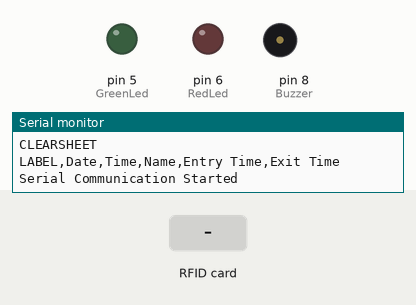
Simulated run of this sketch. Board: Arduino Uno, built with avr-gcc and run on an emulated ATmega328P. Parts: output pins drawn as LEDs (lit = HIGH), buzzer (waves = sounding, pin HIGH), the last lines printed to the serial monitor. The test bench sets the inputs (shaded band). Pins used as bus, display or sensor lines are not drawn.

Above: at 1.2 s.
1.3 s: RFID card DB 6E F6 03 held to the reader
At 1.6 s:
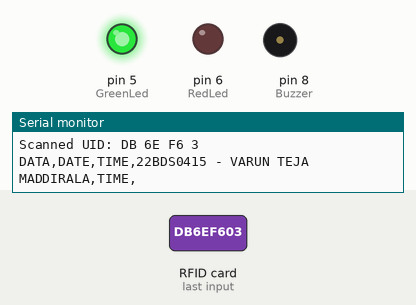
3.8 s: RFID card 5E 7A 19 C4 held to the reader
At 5.1 s:
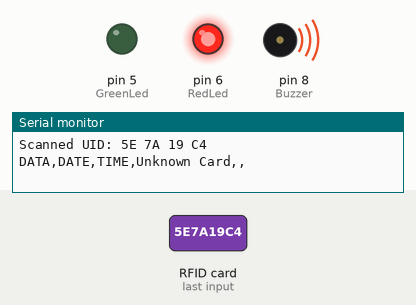
6.8 s: RFID card 4E 4B CB 01 held to the reader
At 9.0 s:
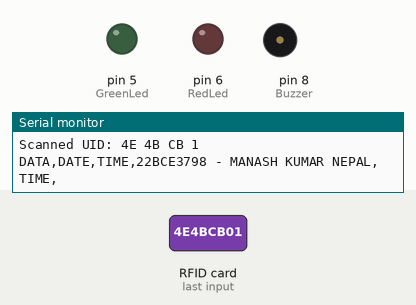
Timing chart, 0 to 10.5 s (numbered marks = the images above; inputs shaded):
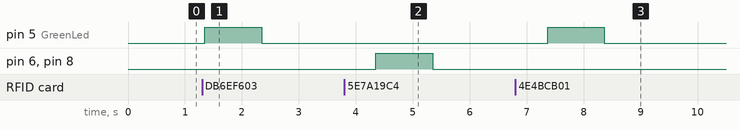

Measured:
- after the input at 1.3 s, pin 5 (GreenLed): LOW → HIGH at once, → LOW 1.0 s later
- after the input at 3.8 s, pin 6 (RedLed), pin 8 (Buzzer): LOW → HIGH after 0.55 s, → LOW 1.0 s later
- after the input at 6.8 s, pin 5 (GreenLed): LOW → HIGH after 0.57 s, → LOW 1.0 s later

The sketch:

RFID_Attendance.ino
```cpp
#include <SPI.h>
#include <MFRC522.h>

#define SS_PIN 10
#define RST_PIN 9

MFRC522 mfrc522(SS_PIN, RST_PIN);

byte card_ID[4];
byte Name1[4] = {0xDB, 0x6E, 0xF6, 0x03};
byte Name2[4] = {0x4E, 0x4B, 0xCB, 0x01};

int const RedLed   = 6;
int const GreenLed = 5;
int const Buzzer   = 8;

String Name = "";
String entryTime[3] = {"", "", ""};
String exitTime[3]  = {"", "", ""};

void setup() {
  Serial.begin(9600);
  SPI.begin();
  mfrc522.PCD_Init();

  Serial.println("CLEARSHEET");
  Serial.println("LABEL,Date,Time,Name,Entry Time,Exit Time");
  Serial.println("Serial Communication Started");

  pinMode(RedLed, OUTPUT);
  pinMode(GreenLed, OUTPUT);
  pinMode(Buzzer, OUTPUT);

  digitalWrite(RedLed, LOW);
  digitalWrite(GreenLed, LOW);
  digitalWrite(Buzzer, LOW);
}

void loop() {
  if (!mfrc522.PICC_IsNewCardPresent()) {
    return;
  }

  if (!mfrc522.PICC_ReadCardSerial()) {
    return;
  }

  Serial.print("Scanned UID: ");
  for (byte i = 0; i < mfrc522.uid.size; i++) {
    Serial.print(mfrc522.uid.uidByte[i], HEX);
    Serial.print(" ");
  }
  Serial.println();

  for (byte i = 0; i < 4; i++) {
    card_ID[i] = mfrc522.uid.uidByte[i];
  }

  int cardIndex = -1;
  if (memcmp(card_ID, Name1, 4) == 0) {
    Name = "22BDS0415 - VARUN TEJA MADDIRALA";
    cardIndex = 0;
  } else if (memcmp(card_ID, Name2, 4) == 0) {
    Name = "22BCE3798 - MANASH KUMAR NEPAL";
    cardIndex = 1;
  }

  if (cardIndex != -1) {
    String currentTime = "TIME";

    if (entryTime[cardIndex] == "") {
      entryTime[cardIndex] = currentTime;
      exitTime[cardIndex]  = "";
      Serial.print("DATA,DATE,TIME,");
      Serial.print(Name);
      Serial.print(",");
      Serial.print(entryTime[cardIndex]);
      Serial.println(",");
    }
    else if (exitTime[cardIndex] == "") {
      exitTime[cardIndex] = currentTime;
      Serial.print("DATA,DATE,TIME,");
      Serial.print(Name);
      Serial.print(",");
      Serial.print(entryTime[cardIndex]);
      Serial.print(",");
      Serial.println(exitTime[cardIndex]);
    }
    else {
      entryTime[cardIndex] = currentTime;
      exitTime[cardIndex]  = "";
      Serial.print("DATA,DATE,TIME,");
      Serial.print(Name);
      Serial.print(",");
      Serial.print(entryTime[cardIndex]);
      Serial.println(",");
    }

    digitalWrite(GreenLed, HIGH);
    digitalWrite(RedLed, LOW);
    digitalWrite(Buzzer, LOW);
    delay(1000);
  }
  else {
    Serial.println("DATA,DATE,TIME,Unknown Card,,");
    digitalWrite(GreenLed, LOW);
    digitalWrite(RedLed, HIGH);
    digitalWrite(Buzzer, HIGH);
    delay(1000);
    digitalWrite(Buzzer, LOW);
  }

  digitalWrite(GreenLed, LOW);
  digitalWrite(RedLed, LOW);

  delay(2000);
}
```
